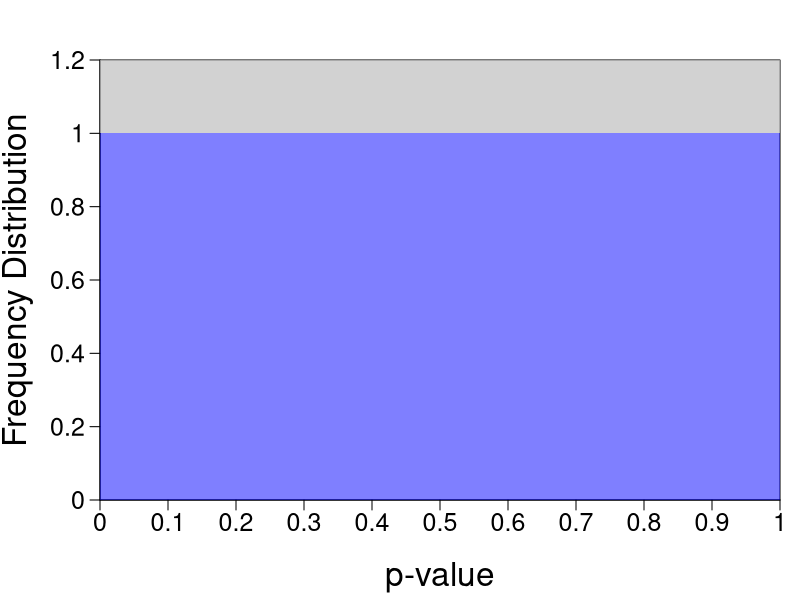
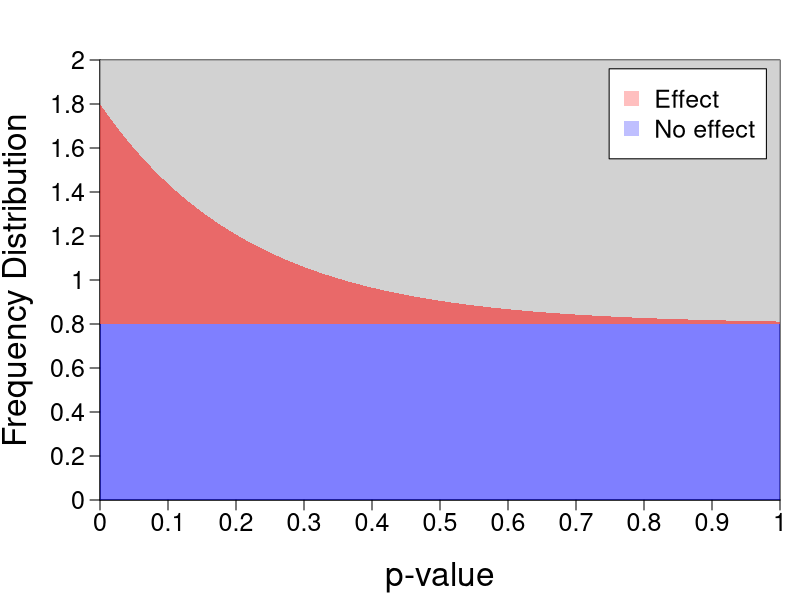
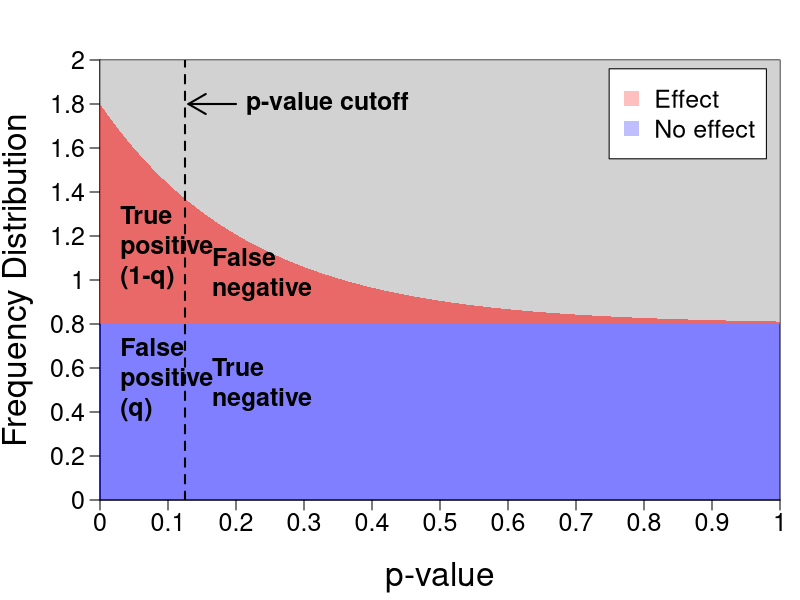
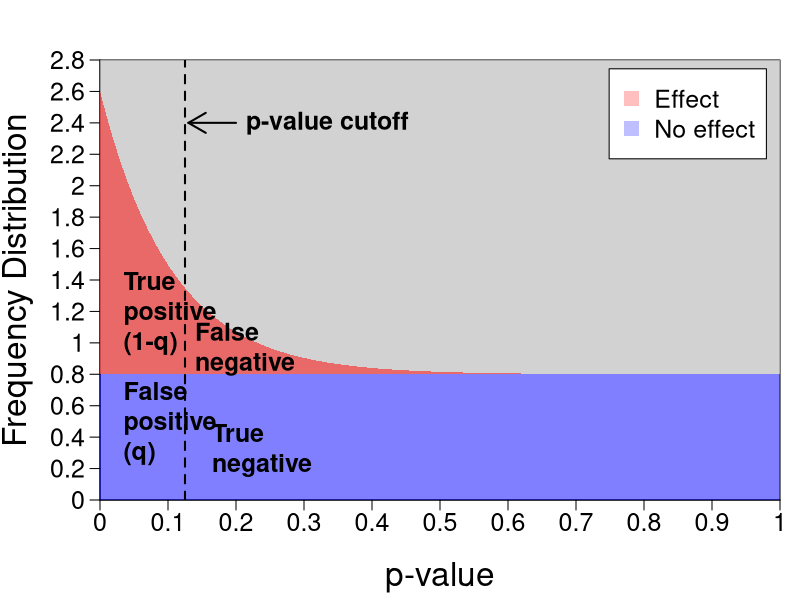

Write the R code that produced these figures, in order.
## ---- chunk 1
knitr::opts_chunk$set(
 collapse = TRUE,
 comment = "#>"
)
par.def <- list(mar = c(5, 5, 3, 1), mgp = c(3.5, 0.75, 0))
col_alpha   <- ggplot2::alpha
addBox <- function(bottom = NULL, top = NULL, left = NULL, right = NULL,
                   col, col_alpha = 0.2, ...) {
  if ( is.null(bottom) ) 
    bottom <- par("usr")[3L]
  if ( is.null(left) ) 
    left <- par("usr")[1L]
  if ( is.null(top) ) 
    top <- par("usr")[4L]
  if ( is.null(right) ) 
    right <- par("usr")[2L]
  rect(left, bottom, right, top, border = NA, col = col_alpha(col,  col_alpha), ...)
}
plotPolygon <- function(upper, lower, add = FALSE, col = col_alpha("blue", 0.5), ...) {
  stopifnot(inherits(upper, "list"), length(upper) == 2,
            inherits(lower, "list"), length(lower) == 2)
  x1 <- upper[[1L]]
  y1 <- upper[[2L]]
  x2 <- lower[[1L]]
  y2 <- lower[[2L]]
  if ( !add ) {
    plot(x1, y1, type = "n", ylim = c(min(y1, y2), 
         max(y1, y2)), xlim = c(min(x1, x2), max(x1, x2)), ...)
  }
  polygon(c(x1, rev(x2)), c(y1, rev(y2)), border = NA, col = col)
}

addText <- function(x, y, text, pos = 4, ...) {
  if ( length(x) > 1 || length(y) > 1 || length(text) > 1 ) {
    if ( !(length(x) == length(y) && length(y) == length(text)) )
      stop("The `x`, `y`, and `text` arguments should all be of equal length.", 
           call. = FALSE)
  }
  plot_x <- par("usr")[1:2]
  plot_y <- par("usr")[3:4]
  new_x <- x * (max(plot_x) - min(plot_x)) + min(plot_x)
  new_y <- y * (max(plot_y) - min(plot_y)) + min(plot_y)
  if ( par("xlog") ) {
    new_x <- 10^new_x
  }
  if ( par("ylog") ) {
    new_y <- 10^new_y
  }
  text(new_x, new_y, text, pos = pos, ...)
}
## ---- chunk 2
par(par.def)
x <- seq(0, 1, 0.1)
y <- seq(0, 1.2, 0.2)
plot(NA, type = "n", xaxt = "n", yaxt = "n",
     ylab = "Frequency Distribution", xlab = "p-value", cex.lab = 2,
     xaxs = "i", yaxs = "i", ylim = range(y), xlim = range(x))
axis(1, labels = x, at = x, cex.axis = 1.5)
axis(2, labels = y, at=y, las = 2, cex.axis = 1.5)
addBox(top = 1, col = "blue", col_alpha = 0.5)
addBox(top = 1.2, bottom = 1, col = "gray", col_alpha = 0.7)
## ---- chunk 3
basefig <- function(y = seq(0, 2, 0.2), ...) {
  par(par.def)
  plot(NA, xlim = 0:1, ylim = range(y), type = "n", xaxt = "n", yaxt = "n",
       ylab = "Frequency Distribution", xlab = "p-value",
       cex.lab = 2, xaxs = "i", yaxs = "i", ...)
  axis(1, labels = x, at = x, cex.axis = 1.5)
  axis(2, labels = y, at = y, las = 2, cex.axis = 1.5)
  addBox(bottom = 0.8, col = "gray", col_alpha = 0.7)
  addBox(top = 0.8, col = "blue", col_alpha = 0.5)
  legend("topright", legend = c("Effect", "No effect"), pch = 15,
         bg = "white",  col = c(col_alpha("red", 0.25), col_alpha("blue", 0.25)),
         inset = 0.02, cex = 1.5, pt.cex = 2)
}
xvals <- seq(0, 1, length.out = 100)
alpha <- -4.5
beta  <- 1
yvals <- beta * (exp(xvals * alpha)) + 0.8
basefig()
plotPolygon(list(xvals, yvals), list(x, rep(0.8, length(x))),
            add = T, col = col_alpha("red", 0.5))
## ---- chunk 4
basefig()
plotPolygon(list(xvals, yvals), list(x, rep(0.8, length(x))),
            add = TRUE, col = col_alpha("red", 0.5))
abline(v = 0.125, col = 1, lty = 2, lwd = 2)
addText(0.015, 0.25, "False\npositive\n(q)", font = 2, cex = 1.5)
addText(0.015, 0.55, "True\npositive\n(1-q)", font = 2, cex = 1.5)
addText(0.15, 0.5, "False\nnegative", font = 2, cex = 1.5)
addText(0.15, 0.25, "True\nnegative", font = 2, cex = 1.5)
addText(0.2, 0.9, "p-value cutoff", font = 2, cex = 1.5)
arrows(0.2, 1.8, 0.130, 1.8, code = 2, length = 0.2, lwd = 2)
## ---- chunk 5
basefig(y = seq(0, 2.8, 0.2))
alpha <- -9.5
beta  <- 1.8
yvals <- beta * (exp(xvals * alpha)) + 0.8
plotPolygon(list(xvals, yvals), list(x, rep(0.8, length(x))),
            add = TRUE, col = col_alpha("red", 0.5))
abline(v = 0.125, col = 1, lty = 2, lwd = 2)
addText(0.02, 0.15, "False\npositive\n(q)", font = 2, cex = 1.5)
addText(0.02, 0.4, "True\npositive\n(1-q)", font = 2, cex = 1.5)
addText(0.125, 0.33, "False\nnegative", font = 2, cex = 1.5)
addText(0.15, 0.1, "True\nnegative", font = 2, cex = 1.5)
addText(0.2, 0.855, "p-value cutoff", font = 2, cex = 1.5)
arrows(0.2, 2.4, 0.130, 2.4, code = 2, length = 0.2, lwd = 2)
